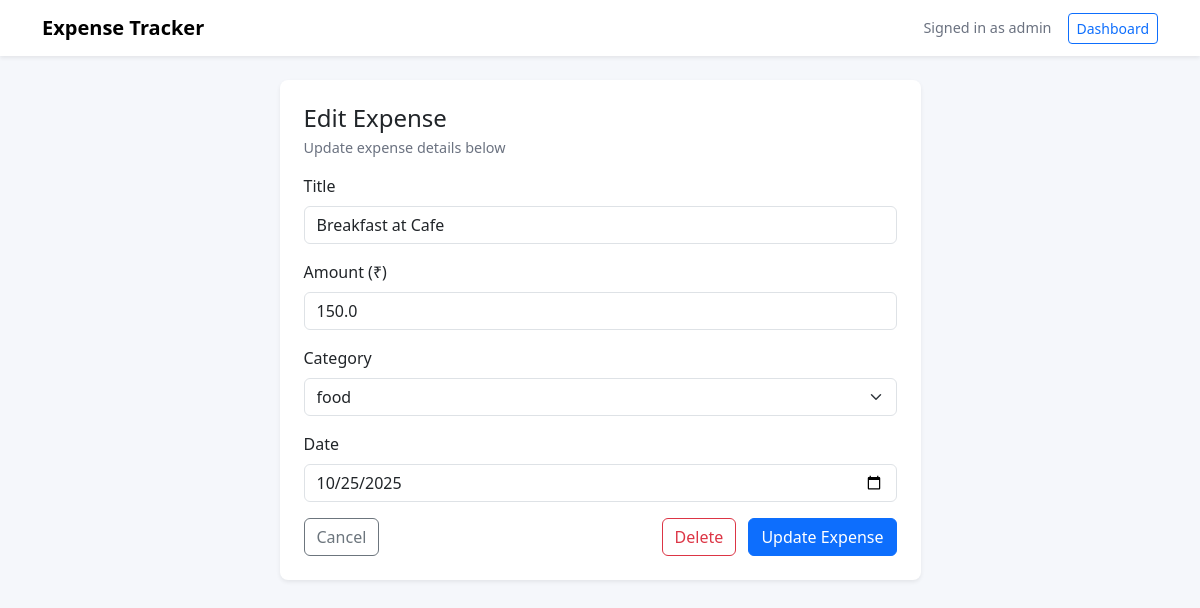
The app's page /edit/1/ (signed in), older data.
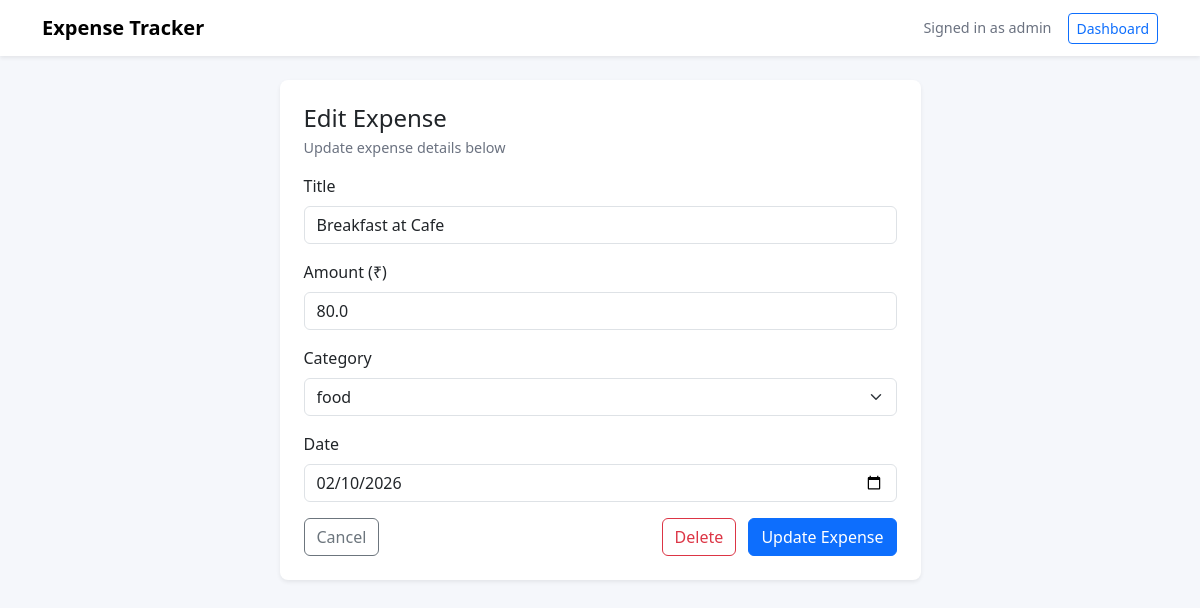
The same page, newer data.
### tracker/models.py (models this page shows, shortened)
class Expense(models.Model):
    user = models.ForeignKey(User, on_delete=models.CASCADE)
    category = models.ForeignKey(Category, on_delete=models.CASCADE)
    title = models.CharField(max_length=100)
    amount = models.FloatField()
    date = models.DateField()

class Category(models.Model):
    name = models.CharField(max_length=100)

### tracker/views.py (the view, shortened to what this page needs)
# urls.py: path('edit/<int:expense_id>/', views.edit_expense, name='edit_expense'),
@login_required
def edit_expense(request, expense_id):
    expense = get_object_or_404(Expense, id=expense_id, user=request.user)
    categories = Category.objects.all()
    return render(request, 'tracker/edit_expense.html', {
        'expense': expense,
        'categories': categories
    })

### tracker/templates/tracker/edit_expense.html (shortened to what this page needs)
<!DOCTYPE html>
<html lang="en">
  <head>
    <link href="https://cdn.jsdelivr.net/npm/bootstrap@5.3.2/dist/css/bootstrap.min.css" rel="stylesheet">
  </head>
  <body>
    <nav class="navbar navbar-expand bg-white shadow-sm mb-4">
      <div class="container">
        <a class="navbar-brand fw-bold" href="/">Expense Tracker</a>
        <div class="d-flex align-items-center">
          <span class="me-3 small-muted">Signed in as {{ user.username }}</span>
          <a class="btn btn-outline-primary btn-sm" href="{% url 'dashboard' %}">Dashboard</a>
        </div>
      </div>
    </nav>
    <div class="container">
      <div class="row justify-content-center">
        <div class="col-md-7">
          <div class="card shadow-sm p-4">
            <h4 class="mb-1">Edit Expense</h4>
            <p class="small-muted mb-3">Update expense details below</p>
            <form method="POST" novalidate>
              <div class="mb-3">
                <label class="form-label">Title</label>
                <input type="text" name="title" class="form-control" placeholder="e.g., Grocery" value="{{ expense.title }}" required>
              </div>
              <div class="mb-3">
                <label class="form-label">Amount (₹)</label>
                <input type="number" name="amount" step="0.01" class="form-control" placeholder="0.00" value="{{ expense.amount }}" required>
              </div>
              <div class="mb-3">
                <label class="form-label">Category</label>
                <select name="category" class="form-select" required>
                  {% for category in categories %}
                    <option value="{{ category.id }}" {% if category.id == expense.category.id %}selected{% endif %}>
                      {{ category.name }}
                    </option>
                  {% endfor %}
                </select>
              </div>
              <div class="mb-3">
                <label class="form-label">Date</label>
                <input type="date" name="date" class="form-control" value="{{ expense.date|date:'Y-m-d' }}" required>
              </div>
              <div class="d-flex justify-content-between">
                <a href="{% url 'dashboard' %}" class="btn btn-outline-secondary">Cancel</a>
                <div>
                  <a href="{% url 'delete_expense' expense.id %}" class="btn btn-outline-danger me-2" onclick="return confirm('Are you sure you want to delete this expense?');">Delete</a>
                  <button type="submit" class="btn btn-primary">Update Expense</button>
                </div>
              </div>
            </form>
          </div>
        </div>
      </div>
    </div>
  </body>
</html>

Row changes from the older to the newer data that the page shows:
changed Expense "Breakfast at Cafe": amount "150.0" → "80.0"; date "10/25/2025" → "02/10/2026"
